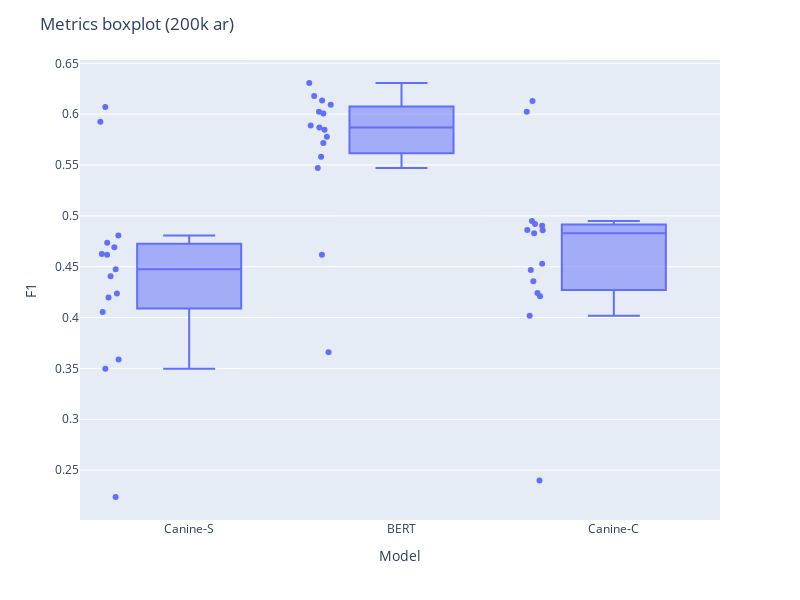

The cell this chart's notebook holds for it:
### Code cell
import plotly.express as px

fig = px.box(metric_df, x="model", y="f1", points="all",
             hover_data=["language", "loss", "accuracy", "precision", "recall", "runtime", "samples_per_second"])

fig.update_layout(
    title=f"Metrics boxplot ({num}k {languages})",
    xaxis_title="Model",
    yaxis_title="F1",
    height=600,
    width=800,
)
fig.update_traces(
    hovertemplate="<b>Language</b>: %{customdata[0]}<br>" +
                    "<b>F1</b>: %{y:.2f}<br>" +
                    "<b>Loss</b>: %{customdata[1]:.2f}<br>" +
                    "<b>Accuracy</b>: %{customdata[2]:.2f}<br>" +
                    "<b>Precision</b>: %{customdata[3]:.2f}<br>" +
                    "<b>Recall</b>: %{customdata[4]:.2f}<br>" +
                    "<b>Runtime</b>: %{customdata[5]:.2f}<br>" +
                    "<b>Samples per second</b>: %{customdata[6]:.0f}<br>" +
                    "<extra></extra>",
)

fig.show()
fig.write_image(f"nli_results/{exp_name}/results/boxplot_metrics.pdf")
fig.write_html(f"nli_results/{exp_name}/results/boxplot_metrics.html")

### Figure 1 — Plotly figure (JSON) as saved in the notebook; plotly's stock layout.template omitted (floating-point values rounded to 4 significant figures; data arrays with more than 128 entries replaced by an {"elided": "..."} marker saying what was removed)
{"data": [{"alignmentgroup": "True", "boxpoints": "all", "customdata": {"elided": "45x7 mixed values"}, "hovertemplate": "<b>Language</b>: %{customdata[0]}<br><b>F1</b>: %{y:.2f}<br><b>Loss</b>: %{customdata[1]:.2f}<br><b>Accuracy</b>: %{customdata[2]:.2f}<br><b>Precision</b>: %{customdata[3]:.2f}<br><b>Recall</b>: %{customdata[4]:.2f}<br><b>Runtime</b>: %{customdata[5]:.2f}<br><b>Samples per second</b>: %{customdata[6]:.0f}<br><extra></extra>", "legendgroup": "", "marker": {"color": "#636efa"}, "name": "", "notched": false, "offsetgroup": "", "orientation": "v", "showlegend": false, "type": "box", "x": ["Canine-S", "BERT", "Canine-C", "Canine-S", "BERT", "Canine-C", "Canine-S", "BERT", "Canine-C", "Canine-S", "BERT", "Canine-C", "Canine-S", "BERT", "Canine-C", "Canine-S", "BERT", "Canine-C", "Canine-S", "BERT", "Canine-C", "Canine-S", "BERT", "Canine-C", "Canine-S", "BERT", "Canine-C", "Canine-S", "BERT", "Canine-C", "Canine-S", "BERT", "Canine-C", "Canine-S", "BERT", "Canine-C", "Canine-S", "BERT", "Canine-C", "Canine-S", "BERT", "Canine-C", "Canine-S", "BERT", "Canine-C"], "x0": " ", "xaxis": "x", "y": [0.4691, 0.5717, 0.4858, 0.5925, 0.6179, 0.6023, 0.4808, 0.6093, 0.4861, 0.4737, 0.6135, 0.4949, 0.4474, 0.5888, 0.483, 0.4199, 0.5848, 0.4528, 0.4624, 0.5778, 0.4902, 0.4617, 0.6023, 0.4921, 0.607, 0.6306, 0.6129, 0.2236, 0.6006, 0.2399, 0.3497, 0.3659, 0.4018, 0.4236, 0.5869, 0.4467, 0.3588, 0.5582, 0.4209, 0.4054, 0.547, 0.4241, 0.4406, 0.4617, 0.4358], "y0": " ", "yaxis": "y"}], "layout": {"boxmode": "group", "height": 600, "legend": {"tracegroupgap": 0}, "margin": {"t": 60}, "title": {"text": "Metrics boxplot (200k ar)"}, "width": 800, "xaxis": {"anchor": "y", "domain": [0, 1], "title": {"text": "Model"}}, "yaxis": {"anchor": "x", "domain": [0, 1], "title": {"text": "F1"}}}}
